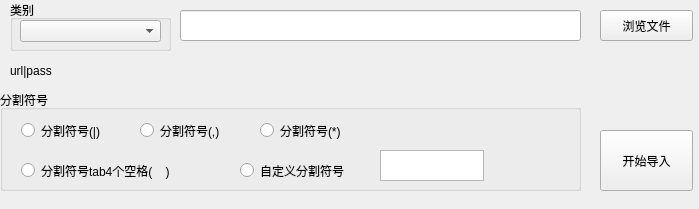
<?xml version="1.0" encoding="UTF-8"?>
<ui version="4.0">
 <class>Form</class>
 <widget class="QWidget" name="Form">
  <property name="geometry">
   <rect>
    <x>0</x>
    <y>0</y>
    <width>699</width>
    <height>209</height>
   </rect>
  </property>
  <property name="windowTitle">
   <string>Form</string>
  </property>
  <widget class="QPushButton" name="path_Button">
   <property name="geometry">
    <rect>
     <x>600</x>
     <y>10</y>
     <width>93</width>
     <height>31</height>
    </rect>
   </property>
   <property name="text">
    <string>浏览文件</string>
   </property>
  </widget>
  <widget class="QGroupBox" name="groupBox">
   <property name="geometry">
    <rect>
     <x>10</x>
     <y>0</y>
     <width>161</width>
     <height>51</height>
    </rect>
   </property>
   <property name="title">
    <string>类别</string>
   </property>
   <widget class="QComboBox" name="type_id">
    <property name="geometry">
     <rect>
      <x>10</x>
      <y>20</y>
      <width>141</width>
      <height>22</height>
     </rect>
    </property>
   </widget>
  </widget>
  <widget class="QGroupBox" name="groupBox_2">
   <property name="geometry">
    <rect>
     <x>0</x>
     <y>90</y>
     <width>581</width>
     <height>101</height>
    </rect>
   </property>
   <property name="title">
    <string>分割符号</string>
   </property>
   <widget class="QRadioButton" name="radioButton_5">
    <property name="geometry">
     <rect>
      <x>240</x>
      <y>71</y>
      <width>132</width>
      <height>19</height>
     </rect>
    </property>
    <property name="text">
     <string>自定义分割符号</string>
    </property>
   </widget>
   <widget class="QRadioButton" name="radioButton_1">
    <property name="geometry">
     <rect>
      <x>21</x>
      <y>31</y>
      <width>111</width>
      <height>19</height>
     </rect>
    </property>
    <property name="text">
     <string>分割符号(|)</string>
    </property>
   </widget>
   <widget class="QRadioButton" name="radioButton_3">
    <property name="geometry">
     <rect>
      <x>260</x>
      <y>31</y>
      <width>111</width>
      <height>19</height>
     </rect>
    </property>
    <property name="text">
     <string>分割符号(*)</string>
    </property>
   </widget>
   <widget class="QRadioButton" name="radioButton_2">
    <property name="geometry">
     <rect>
      <x>140</x>
      <y>31</y>
      <width>111</width>
      <height>19</height>
     </rect>
    </property>
    <property name="text">
     <string>分割符号(,)</string>
    </property>
   </widget>
   <widget class="QRadioButton" name="radioButton_4">
    <property name="geometry">
     <rect>
      <x>21</x>
      <y>71</y>
      <width>212</width>
      <height>19</height>
     </rect>
    </property>
    <property name="text">
     <string>分割符号tab4个空格(    )</string>
    </property>
   </widget>
   <widget class="QTextEdit" name="textEdit">
    <property name="geometry">
     <rect>
      <x>380</x>
      <y>60</y>
      <width>104</width>
      <height>31</height>
     </rect>
    </property>
   </widget>
  </widget>
  <widget class="QPushButton" name="link_Button">
   <property name="geometry">
    <rect>
     <x>600</x>
     <y>130</y>
     <width>93</width>
     <height>61</height>
    </rect>
   </property>
   <property name="text">
    <string>开始导入</string>
   </property>
  </widget>
  <widget class="QLineEdit" name="path_Edit">
   <property name="geometry">
    <rect>
     <x>180</x>
     <y>10</y>
     <width>401</width>
     <height>31</height>
    </rect>
   </property>
  </widget>
  <widget class="QLabel" name="shell_label">
   <property name="geometry">
    <rect>
     <x>10</x>
     <y>60</y>
     <width>671</width>
     <height>21</height>
    </rect>
   </property>
   <property name="text">
    <string>url|pass</string>
   </property>
  </widget>
 </widget>
 <resources/>
 <connections/>
</ui>
